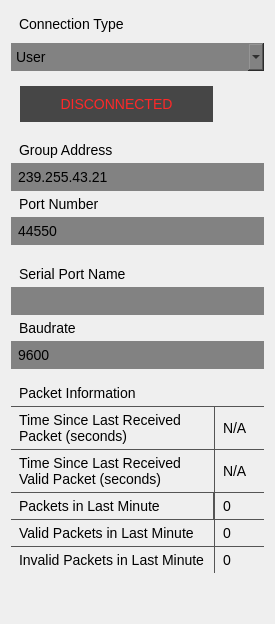
              <widget class="QWidget" name="connectionInfoLayout" native="true">
               <property name="autoFillBackground">
                <bool>false</bool>
               </property>
               <property name="styleSheet">
                <string notr="true">
	font-size: 14px;
	border:none;
	padding: 5px;


</string>
               </property>
               <layout class="QGridLayout" name="connectionInfoLayoutLayout">
                <item row="7" column="0" colspan="2">
                 <widget class="QWidget" name="serialParametersWidget" native="true">
                  <layout class="QGridLayout" name="gridLayout_5">
                   <property name="leftMargin">
                    <number>0</number>
                   </property>
                   <property name="topMargin">
                    <number>5</number>
                   </property>
                   <property name="rightMargin">
                    <number>0</number>
                   </property>
                   <property name="bottomMargin">
                    <number>5</number>
                   </property>
                   <property name="spacing">
                    <number>0</number>
                   </property>
                   <item row="2" column="0">
                    <widget class="QLabel" name="baudrateLabel">
                     <property name="sizePolicy">
                      <sizepolicy hsizetype="Preferred" vsizetype="Minimum">
                       <horstretch>0</horstretch>
                       <verstretch>0</verstretch>
                      </sizepolicy>
                     </property>
                     <property name="text">
                      <string>Baudrate</string>
                     </property>
                    </widget>
                   </item>
                   <item row="1" column="0">
                    <widget class="QLineEdit" name="serialPortName">
                     <property name="sizePolicy">
                      <sizepolicy hsizetype="Expanding" vsizetype="Minimum">
                       <horstretch>0</horstretch>
                       <verstretch>0</verstretch>
                      </sizepolicy>
                     </property>
                     <property name="palette">
                      <palette>
                       <active>
                        <colorrole role="WindowText">
                         <brush brushstyle="SolidPattern">
                          <color alpha="255">
                           <red>255</red>
                           <green>255</green>
                           <blue>255</blue>
                          </color>
                         </brush>
                        </colorrole>
                        <colorrole role="Button">
                         <brush brushstyle="SolidPattern">
                          <color alpha="255">
                           <red>130</red>
                           <green>130</green>
                           <blue>130</blue>
                          </color>
                         </brush>
                        </colorrole>
                        <colorrole role="Text">
                         <brush brushstyle="SolidPattern">
                          <color alpha="255">
                           <red>255</red>
                           <green>255</green>
                           <blue>255</blue>
                          </color>
                         </brush>
                        </colorrole>
                        <colorrole role="ButtonText">
                         <brush brushstyle="SolidPattern">
                          <color alpha="255">
                           <red>255</red>
                           <green>255</green>
                           <blue>255</blue>
                          </color>
                         </brush>
                        </colorrole>
                        <colorrole role="Base">
                         <brush brushstyle="SolidPattern">
                          <color alpha="255">
                           <red>130</red>
                           <green>130</green>
                           <blue>130</blue>
                          </color>
                         </brush>
                        </colorrole>
                        <colorrole role="Window">
                         <brush brushstyle="SolidPattern">
                          <color alpha="255">
                           <red>130</red>
                           <green>130</green>
                           <blue>130</blue>
                          </color>
                         </brush>
                        </colorrole>
                       </active>
                       <inactive>
                        <colorrole role="WindowText">
                         <brush brushstyle="SolidPattern">
                          <color alpha="255">
                           <red>255</red>
                           <green>255</green>
                           <blue>255</blue>
                          </color>
                         </brush>
                        </colorrole>
                        <colorrole role="Button">
                         <brush brushstyle="SolidPattern">
                          <color alpha="255">
                           <red>130</red>
                           <green>130</green>
                           <blue>130</blue>
                          </color>
                         </brush>
                        </colorrole>
                        <colorrole role="Text">
                         <brush brushstyle="SolidPattern">
                          <color alpha="255">
                           <red>255</red>
                           <green>255</green>
                           <blue>255</blue>
                          </color>
                         </brush>
                        </colorrole>
                        <colorrole role="ButtonText">
                         <brush brushstyle="SolidPattern">
                          <color alpha="255">
                           <red>255</red>
                           <green>255</green>
                           <blue>255</blue>
                          </color>
                         </brush>
                        </colorrole>
                        <colorrole role="Base">
                         <brush brushstyle="SolidPattern">
                          <color alpha="255">
                           <red>130</red>
                           <green>130</green>
                           <blue>130</blue>
                          </color>
                         </brush>
                        </colorrole>
                        <colorrole role="Window">
                         <brush brushstyle="SolidPattern">
                          <color alpha="255">
                           <red>130</red>
                           <green>130</green>
                           <blue>130</blue>
                          </color>
                         </brush>
                        </colorrole>
                       </inactive>
                       <disabled>
                        <colorrole role="WindowText">
                         <brush brushstyle="SolidPattern">
                          <color alpha="255">
                           <red>255</red>
                           <green>255</green>
                           <blue>255</blue>
                          </color>
                         </brush>
                        </colorrole>
                        <colorrole role="Button">
                         <brush brushstyle="SolidPattern">
                          <color alpha="255">
                           <red>130</red>
                           <green>130</green>
                           <blue>130</blue>
                          </color>
                         </brush>
                        </colorrole>
                        <colorrole role="Text">
                         <brush brushstyle="SolidPattern">
                          <color alpha="255">
                           <red>255</red>
                           <green>255</green>
                           <blue>255</blue>
                          </color>
                         </brush>
                        </colorrole>
                        <colorrole role="ButtonText">
                         <brush brushstyle="SolidPattern">
                          <color alpha="255">
                           <red>255</red>
                           <green>255</green>
                           <blue>255</blue>
                          </color>
                         </brush>
                        </colorrole>
                        <colorrole role="Base">
                         <brush brushstyle="SolidPattern">
                          <color alpha="255">
                           <red>130</red>
                           <green>130</green>
                           <blue>130</blue>
                          </color>
                         </brush>
                        </colorrole>
                        <colorrole role="Window">
                         <brush brushstyle="SolidPattern">
                          <color alpha="255">
                           <red>130</red>
                           <green>130</green>
                           <blue>130</blue>
                          </color>
                         </brush>
                        </colorrole>
                       </disabled>
                      </palette>
                     </property>
                     <property name="autoFillBackground">
                      <bool>false</bool>
                     </property>
                     <property name="styleSheet">
                      <string notr="true">background-color: rgb(130,130,130);</string>
                     </property>
                    </widget>
                   </item>
                   <item row="0" column="0">
                    <widget class="QLabel" name="serialPortNameLabel">
                     <property name="sizePolicy">
                      <sizepolicy hsizetype="Preferred" vsizetype="Minimum">
                       <horstretch>0</horstretch>
                       <verstretch>0</verstretch>
                      </sizepolicy>
                     </property>
                     <property name="text">
                      <string>Serial Port Name</string>
                     </property>
                    </widget>
                   </item>
                   <item row="3" column="0">
                    <widget class="QLineEdit" name="baudrate">
                     <property name="sizePolicy">
                      <sizepolicy hsizetype="Expanding" vsizetype="Minimum">
                       <horstretch>0</horstretch>
                       <verstretch>0</verstretch>
                      </sizepolicy>
                     </property>
                     <property name="autoFillBackground">
                      <bool>false</bool>
                     </property>
                     <property name="styleSheet">
                      <string notr="true">background-color: rgb(130,130,130);</string>
                     </property>
                     <property name="text">
                      <string>9600</string>
                     </property>
                    </widget>
                   </item>
                  </layout>
                  <zorder>serialPortNameLabel</zorder>
                  <zorder>serialPortName</zorder>
                  <zorder>baudrateLabel</zorder>
                  <zorder>baudrate</zorder>
                 </widget>
                </item>
                <item row="2" column="0" colspan="2">
                 <widget class="QLabel" name="connectionTypeLabel">
                  <property name="text">
                   <string>Connection Type</string>
                  </property>
                 </widget>
                </item>
                <item row="4" column="0" colspan="2">
                 <widget class="QWidget" name="connectionStatusWidget" native="true">
                  <property name="styleSheet">
                   <string notr="true">border:none;</string>
                  </property>
                  <layout class="QGridLayout" name="connectionStatusWidgetLayout">
                   <item row="0" column="2" rowspan="2">
                    <widget class="QWidget" name="connectionHealthImage" native="true">
                     <property name="minimumSize">
                      <size>
                       <width>36</width>
                       <height>36</height>
                      </size>
                     </property>
                     <property name="maximumSize">
                      <size>
                       <width>36</width>
                       <height>36</height>
                      </size>
                     </property>
                     <property name="styleSheet">
                      <string notr="true">background: url(:/Resources/ConnectionHealth0of5.png);</string>
                     </property>
                    </widget>
                   </item>
                   <item row="0" column="0" rowspan="2" colspan="2">
                    <widget class="QLabel" name="connectionStatus">
                     <property name="minimumSize">
                      <size>
                       <width>0</width>
                       <height>35</height>
                      </size>
                     </property>
                     <property name="maximumSize">
                      <size>
                       <width>16777215</width>
                       <height>16777215</height>
                      </size>
                     </property>
                     <property name="layoutDirection">
                      <enum>Qt::LeftToRight</enum>
                     </property>
                     <property name="styleSheet">
                      <string notr="true">text-align: centre;
color: rgb(255, 40, 40);
background-color: rgb(70,70,70);
</string>
                     </property>
                     <property name="text">
                      <string>DISCONNECTED</string>
                     </property>
                     <property name="textFormat">
                      <enum>Qt::RichText</enum>
                     </property>
                     <property name="alignment">
                      <set>Qt::AlignCenter</set>
                     </property>
                     <property name="wordWrap">
                      <bool>true</bool>
                     </property>
                    </widget>
                   </item>
                  </layout>
                 </widget>
                </item>
                <item row="3" column="0" colspan="2">
                 <widget class="QComboBox" name="connectionType">
                  <property name="styleSheet">
                   <string notr="true">QComboBox {
	background-color: rgb(130,130,130);
}

QComboBox QAbstractItemView {
    selection-background-color: rgb(130,130,130);
}</string>
                  </property>
                  <property name="iconSize">
                   <size>
                    <width>16</width>
                    <height>16</height>
                   </size>
                  </property>
                  <item>
                   <property name="text">
                    <string>User</string>
                   </property>
                  </item>
                  <item>
                   <property name="text">
                    <string>Host</string>
                   </property>
                  </item>
                 </widget>
                </item>
                <item row="5" column="0" colspan="2">
                 <widget class="QWidget" name="udpParametersWidget" native="true">
                  <layout class="QGridLayout" name="gridLayout_4">
                   <property name="leftMargin">
                    <number>0</number>
                   </property>
                   <property name="topMargin">
                    <number>0</number>
                   </property>
                   <property name="rightMargin">
                    <number>0</number>
                   </property>
                   <property name="bottomMargin">
                    <number>5</number>
                   </property>
                   <property name="spacing">
                    <number>0</number>
                   </property>
                   <item row="1" column="0">
                    <widget class="QLineEdit" name="udpGroupAddress">
                     <property name="sizePolicy">
                      <sizepolicy hsizetype="Expanding" vsizetype="Minimum">
                       <horstretch>0</horstretch>
                       <verstretch>0</verstretch>
                      </sizepolicy>
                     </property>
                     <property name="styleSheet">
                      <string notr="true">background-color: rgb(130,130,130);</string>
                     </property>
                     <property name="text">
                      <string>239.255.43.21</string>
                     </property>
                    </widget>
                   </item>
                   <item row="2" column="0">
                    <widget class="QLabel" name="udpPortNumberLabel">
                     <property name="sizePolicy">
                      <sizepolicy hsizetype="Preferred" vsizetype="Minimum">
                       <horstretch>0</horstretch>
                       <verstretch>0</verstretch>
                      </sizepolicy>
                     </property>
                     <property name="text">
                      <string>Port Number</string>
                     </property>
                    </widget>
                   </item>
                   <item row="0" column="0">
                    <widget class="QLabel" name="udpGroupAddressLabel">
                     <property name="sizePolicy">
                      <sizepolicy hsizetype="Preferred" vsizetype="Minimum">
                       <horstretch>0</horstretch>
                       <verstretch>0</verstretch>
                      </sizepolicy>
                     </property>
                     <property name="text">
                      <string>Group Address</string>
                     </property>
                    </widget>
                   </item>
                   <item row="3" column="0">
                    <widget class="QSpinBox" name="udpPortNumber">
                     <property name="styleSheet">
                      <string notr="true">background-color: rgb(130,130,130);</string>
                     </property>
                     <property name="buttonSymbols">
                      <enum>QAbstractSpinBox::NoButtons</enum>
                     </property>
                     <property name="minimum">
                      <number>2000</number>
                     </property>
                     <property name="maximum">
                      <number>65535</number>
                     </property>
                     <property name="value">
                      <number>44550</number>
                     </property>
                    </widget>
                   </item>
                  </layout>
                 </widget>
                </item>
                <item row="9" column="0">
                 <spacer name="verticalSpacer">
                  <property name="orientation">
                   <enum>Qt::Vertical</enum>
                  </property>
                  <property name="sizeHint" stdset="0">
                   <size>
                    <width>20</width>
                    <height>40</height>
                   </size>
                  </property>
                 </spacer>
                </item>
                <item row="8" column="0" colspan="2">
                 <widget class="QWidget" name="packetInformationWidget" native="true">
                  <property name="styleSheet">
                   <string notr="true">QLabel {
	border: 1px solid rgb(85, 85, 85);
}</string>
                  </property>
                  <layout class="QGridLayout" name="gridLayout">
                   <property name="leftMargin">
                    <number>0</number>
                   </property>
                   <property name="topMargin">
                    <number>0</number>
                   </property>
                   <property name="rightMargin">
                    <number>0</number>
                   </property>
                   <property name="bottomMargin">
                    <number>0</number>
                   </property>
                   <property name="spacing">
                    <number>0</number>
                   </property>
                   <item row="1" column="0">
                    <widget class="QLabel" name="secondsSinceLastPacketLabel">
                     <property name="sizePolicy">
                      <sizepolicy hsizetype="Minimum" vsizetype="Preferred">
                       <horstretch>0</horstretch>
                       <verstretch>0</verstretch>
                      </sizepolicy>
                     </property>
                     <property name="minimumSize">
                      <size>
                       <width>195</width>
                       <height>0</height>
                      </size>
                     </property>
                     <property name="styleSheet">
                      <string notr="true">border-bottom: none; border-right: none; border-left: none;</string>
                     </property>
                     <property name="text">
                      <string>Time Since Last Received Packet (seconds)</string>
                     </property>
                     <property name="wordWrap">
                      <bool>true</bool>
                     </property>
                    </widget>
                   </item>
                   <item row="1" column="1">
                    <widget class="QLabel" name="secondsSinceLastPacket">
                     <property name="sizePolicy">
                      <sizepolicy hsizetype="Expanding" vsizetype="Preferred">
                       <horstretch>0</horstretch>
                       <verstretch>0</verstretch>
                      </sizepolicy>
                     </property>
                     <property name="minimumSize">
                      <size>
                       <width>50</width>
                       <height>0</height>
                      </size>
                     </property>
                     <property name="styleSheet">
                      <string notr="true">border-bottom: none; border-right: none;</string>
                     </property>
                     <property name="text">
                      <string>N/A</string>
                     </property>
                    </widget>
                   </item>
                   <item row="3" column="1">
                    <widget class="QLabel" name="packetsInLastMinute">
                     <property name="sizePolicy">
                      <sizepolicy hsizetype="Expanding" vsizetype="Preferred">
                       <horstretch>0</horstretch>
                       <verstretch>0</verstretch>
                      </sizepolicy>
                     </property>
                     <property name="minimumSize">
                      <size>
                       <width>50</width>
                       <height>0</height>
                      </size>
                     </property>
                     <property name="styleSheet">
                      <string notr="true">border-bottom: none; border-right: none;</string>
                     </property>
                     <property name="text">
                      <string>0</string>
                     </property>
                    </widget>
                   </item>
                   <item row="0" column="0" colspan="2">
                    <widget class="QLabel" name="packetInformationLabel">
                     <property name="styleSheet">
                      <string notr="true">border: none;</string>
                     </property>
                     <property name="text">
                      <string>Packet Information</string>
                     </property>
                    </widget>
                   </item>
                   <item row="3" column="0">
                    <widget class="QLabel" name="packetsInLastMinuteLabel">
                     <property name="sizePolicy">
                      <sizepolicy hsizetype="Minimum" vsizetype="Preferred">
                       <horstretch>0</horstretch>
                       <verstretch>0</verstretch>
                      </sizepolicy>
                     </property>
                     <property name="minimumSize">
                      <size>
                       <width>195</width>
                       <height>0</height>
                      </size>
                     </property>
                     <property name="styleSheet">
                      <string notr="true">border-bottom: none; border-left: none;</string>
                     </property>
                     <property name="text">
                      <string>Packets in Last Minute</string>
                     </property>
                    </widget>
                   </item>
                   <item row="6" column="0">
                    <widget class="QLabel" name="invalidPacketsInLastMinuteLabel">
                     <property name="sizePolicy">
                      <sizepolicy hsizetype="Minimum" vsizetype="Preferred">
                       <horstretch>0</horstretch>
                       <verstretch>0</verstretch>
                      </sizepolicy>
                     </property>
                     <property name="minimumSize">
                      <size>
                       <width>195</width>
                       <height>0</height>
                      </size>
                     </property>
                     <property name="styleSheet">
                      <string notr="true">border-bottom: none; border-right: none; border-left: none;</string>
                     </property>
                     <property name="text">
                      <string>Invalid Packets in Last Minute</string>
                     </property>
                    </widget>
                   </item>
                   <item row="5" column="1">
                    <widget class="QLabel" name="validPacketsInLastMinute">
                     <property name="sizePolicy">
                      <sizepolicy hsizetype="Expanding" vsizetype="Preferred">
                       <horstretch>0</horstretch>
                       <verstretch>0</verstretch>
                      </sizepolicy>
                     </property>
                     <property name="minimumSize">
                      <size>
                       <width>50</width>
                       <height>0</height>
                      </size>
                     </property>
                     <property name="styleSheet">
                      <string notr="true">border-bottom: none; border-right: none;</string>
                     </property>
                     <property name="text">
                      <string>0</string>
                     </property>
                    </widget>
                   </item>
                   <item row="5" column="0">
                    <widget class="QLabel" name="validPacketsInLastMinuteLabel">
                     <property name="sizePolicy">
                      <sizepolicy hsizetype="Minimum" vsizetype="Preferred">
                       <horstretch>0</horstretch>
                       <verstretch>0</verstretch>
                      </sizepolicy>
                     </property>
                     <property name="minimumSize">
                      <size>
                       <width>195</width>
                       <height>0</height>
                      </size>
                     </property>
                     <property name="styleSheet">
                      <string notr="true">border-bottom: none; border-right: none; border-left: none;</string>
                     </property>
                     <property name="text">
                      <string>Valid Packets in Last Minute</string>
                     </property>
                    </widget>
                   </item>
                   <item row="6" column="1">
                    <widget class="QLabel" name="invalidPacketsInLastMinute">
                     <property name="sizePolicy">
                      <sizepolicy hsizetype="Expanding" vsizetype="Preferred">
                       <horstretch>0</horstretch>
                       <verstretch>0</verstretch>
                      </sizepolicy>
                     </property>
                     <property name="minimumSize">
                      <size>
                       <width>50</width>
                       <height>0</height>
                      </size>
                     </property>
                     <property name="styleSheet">
                      <string notr="true">border-bottom: none; border-right: none;</string>
                     </property>
                     <property name="text">
                      <string>0</string>
                     </property>
                    </widget>
                   </item>
                   <item row="2" column="0">
                    <widget class="QLabel" name="secondsSinceLastValidPacketLabel">
                     <property name="sizePolicy">
                      <sizepolicy hsizetype="Minimum" vsizetype="Preferred">
                       <horstretch>0</horstretch>
                       <verstretch>0</verstretch>
                      </sizepolicy>
                     </property>
                     <property name="minimumSize">
                      <size>
                       <width>195</width>
                       <height>0</height>
                      </size>
                     </property>
                     <property name="styleSheet">
                      <string notr="true">border-bottom: none; border-right: none; border-left: none;</string>
                     </property>
                     <property name="text">
                      <string>Time Since Last Received Valid Packet (seconds)</string>
                     </property>
                     <property name="textFormat">
                      <enum>Qt::AutoText</enum>
                     </property>
                     <property name="wordWrap">
                      <bool>true</bool>
                     </property>
                    </widget>
                   </item>
                   <item row="2" column="1">
                    <widget class="QLabel" name="secondsSinceLastValidPacket">
                     <property name="sizePolicy">
                      <sizepolicy hsizetype="Expanding" vsizetype="Preferred">
                       <horstretch>0</horstretch>
                       <verstretch>0</verstretch>
                      </sizepolicy>
                     </property>
                     <property name="minimumSize">
                      <size>
                       <width>50</width>
                       <height>0</height>
                      </size>
                     </property>
                     <property name="styleSheet">
                      <string notr="true">border-bottom: none; border-right: none;</string>
                     </property>
                     <property name="text">
                      <string>N/A</string>
                     </property>
                    </widget>
                   </item>
                  </layout>
                 </widget>
                </item>
               </layout>
              </widget>
